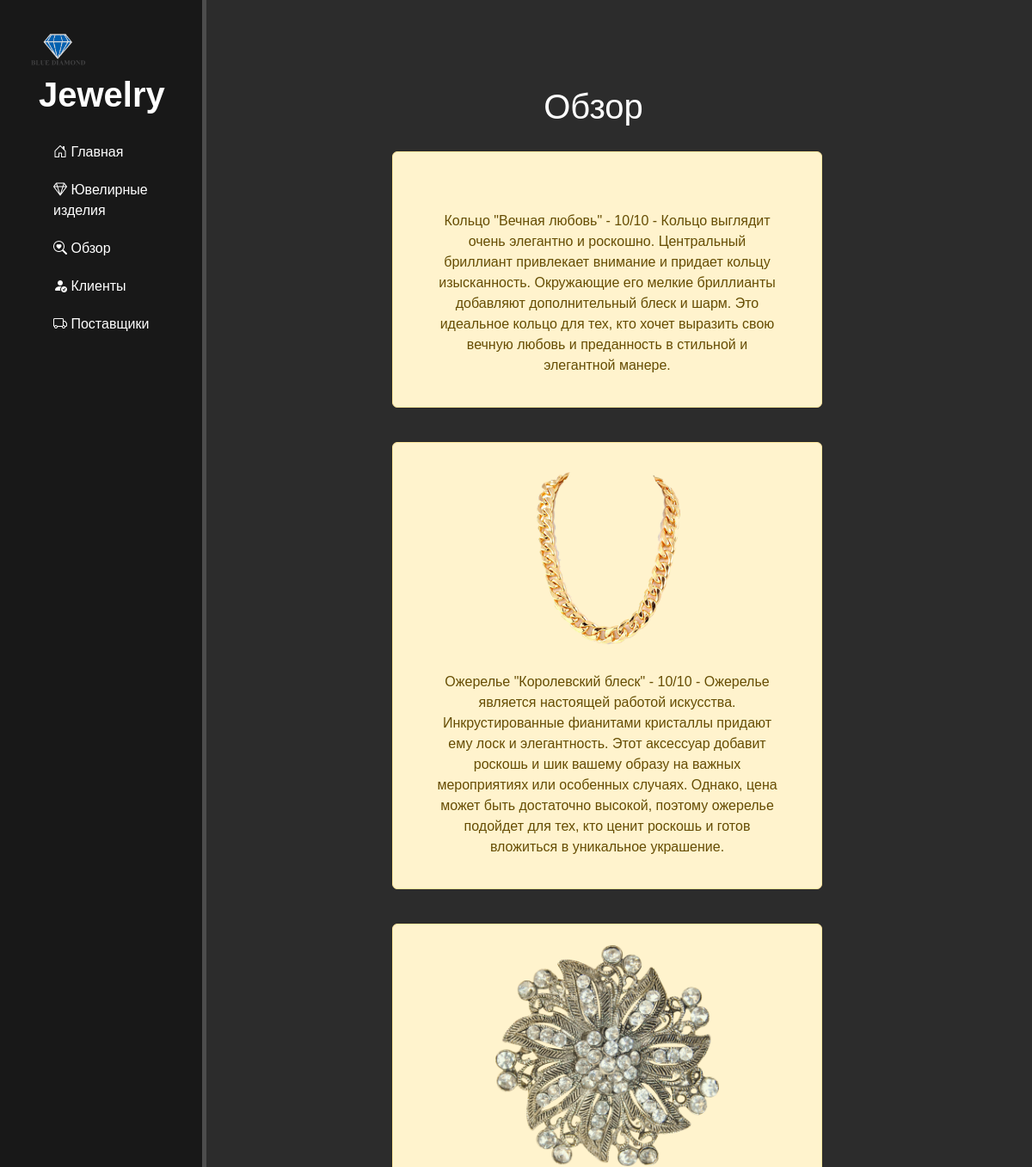
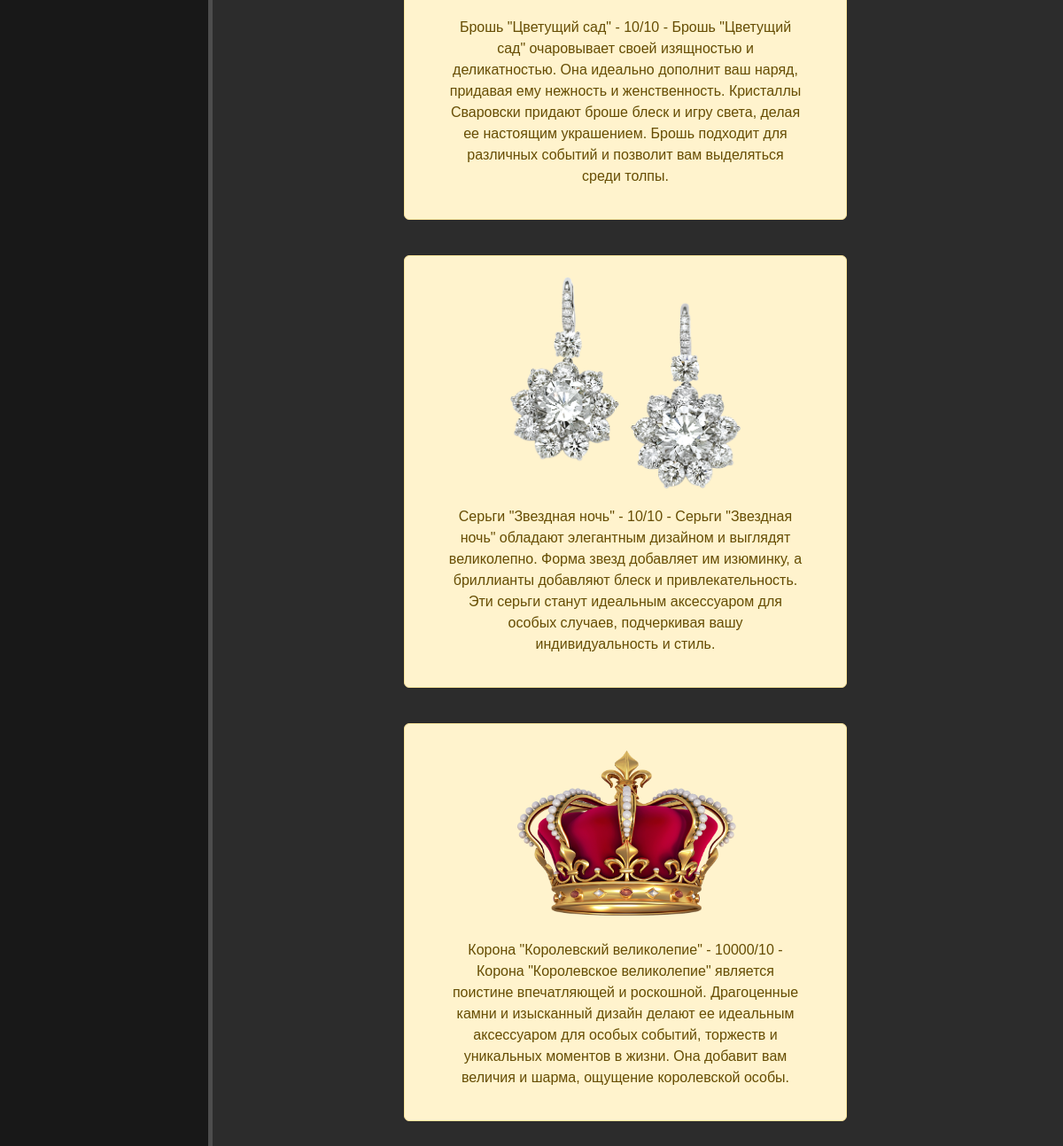
The app's page /reviews/ with its own data (2 pictures, top to bottom).
### ivelir/models.py (models this page shows)
class Review(models.Model):
    jewelry = models.ForeignKey(Jewelry, on_delete=models.CASCADE)
    rating = models.IntegerField()
    comment = models.TextField()

class Jewelry(models.Model):
    title = models.CharField(max_length=100)
    description = models.TextField()
    price = models.DecimalField(max_digits=10, decimal_places=2)
    image = models.ImageField(upload_to='static/jewelry_images/')
    created_at = models.DateTimeField(auto_now_add=True, editable=False)
    class meta:
        verbose_name = "ювелирное изделие"
        verbose_name_plural = "ювелирные изделия "

### ivelir/views.py (the view)
# urls.py: path('reviews/', views.review_list, name='review_list'),
def review_list(request):
    reviews = Review.objects.all()
    return render(request, 'review_list.html', {'reviews': reviews})

### ivelir/templates/review_list.html (shortened to what this page needs)
<!DOCTYPE html>
{% load static %}
{% include 'masters.html' %}
<ivelir>
    <div class="features">
    <h1>Обзор</h1>
 {% for review in reviews %}
                   <div class="alert alert-warning ">
                      <img src="{{ review.jewelry.image.url }}" alt="{{ jewelry.title }}" style="width:260px">
                    <p>{{ review.jewelry.title }} - {{ review.rating }}/10 - {{ review.comment }} </p></div>
                       {% endfor %}
                </div>
</ivelir>
</body>
</html>

### ivelir/static/ivelir/css/styles.css (style rules this page uses)
body { background-color: #2c2c2c; font-family: Arial, sans-serif; margin: 0; padding: 0; }
ivelir .features { float:left; color:#fff; margin-top:100px; text-align:center; width:75%; }
ivelir .features h1 { font-size 50px; }
ivelir .features p { max-width:400px;margin:20px auto }
.alert-warning { float:left; clear:left; width:500px; margin:20px 24%; text-align:center; }

### records on screen
Review: jewelry "Кольцо \"Вечная любовь\"", rating "10", comment "Кольцо выглядит очень элегантно и роскошно. Центральный бриллиант привлекает внимание и придает кольцу изысканность. Окружающие его мелкие бриллианты добавляют дополнительный блеск и шарм. Это идеальное кольцо для тех, кто хочет выразить свою вечную любовь и преданность в стильной и элегантной манере."
Review: jewelry.image (picture), jewelry "Ожерелье \"Королевский блеск\"", rating "10", comment "Ожерелье является настоящей работой искусства. Инкрустированные фианитами кристаллы придают ему лоск и элегантность. Этот аксессуар добавит роскошь и шик вашему образу на важных мероприятиях или особенных случаях. Однако, цена может быть достаточно высокой, поэтому ожерелье подойдет для тех, кто ценит роскошь и готов вложиться в уникальное украшение."
Review: jewelry.image (picture), jewelry "Брошь \"Цветущий сад\"", rating "10", comment "Брошь \"Цветущий сад\" очаровывает своей изящностью и деликатностью. Она идеально дополнит ваш наряд, придавая ему нежность и женственность. Кристаллы Сваровски придают броше блеск и игру света, делая ее настоящим украшением. Брошь подходит для различных событий и позволит вам выделяться среди толпы."
Review: jewelry.image (picture), jewelry "Серьги \"Звездная ночь\"", rating "10", comment "Серьги \"Звездная ночь\" обладают элегантным дизайном и выглядят великолепно. Форма звезд добавляет им изюминку, а бриллианты добавляют блеск и привлекательность. Эти серьги станут идеальным аксессуаром для особых случаев, подчеркивая вашу индивидуальность и стиль."
Review: jewelry.image (picture), jewelry "Корона \"Королевский великолепие\"", rating "10000", comment "Корона \"Королевское великолепие\" является поистине впечатляющей и роскошной. Драгоценные камни и изысканный дизайн делают ее идеальным аксессуаром для особых событий, торжеств и уникальных моментов в жизни. Она добавит вам величия и шарма, ощущение королевской особы."
